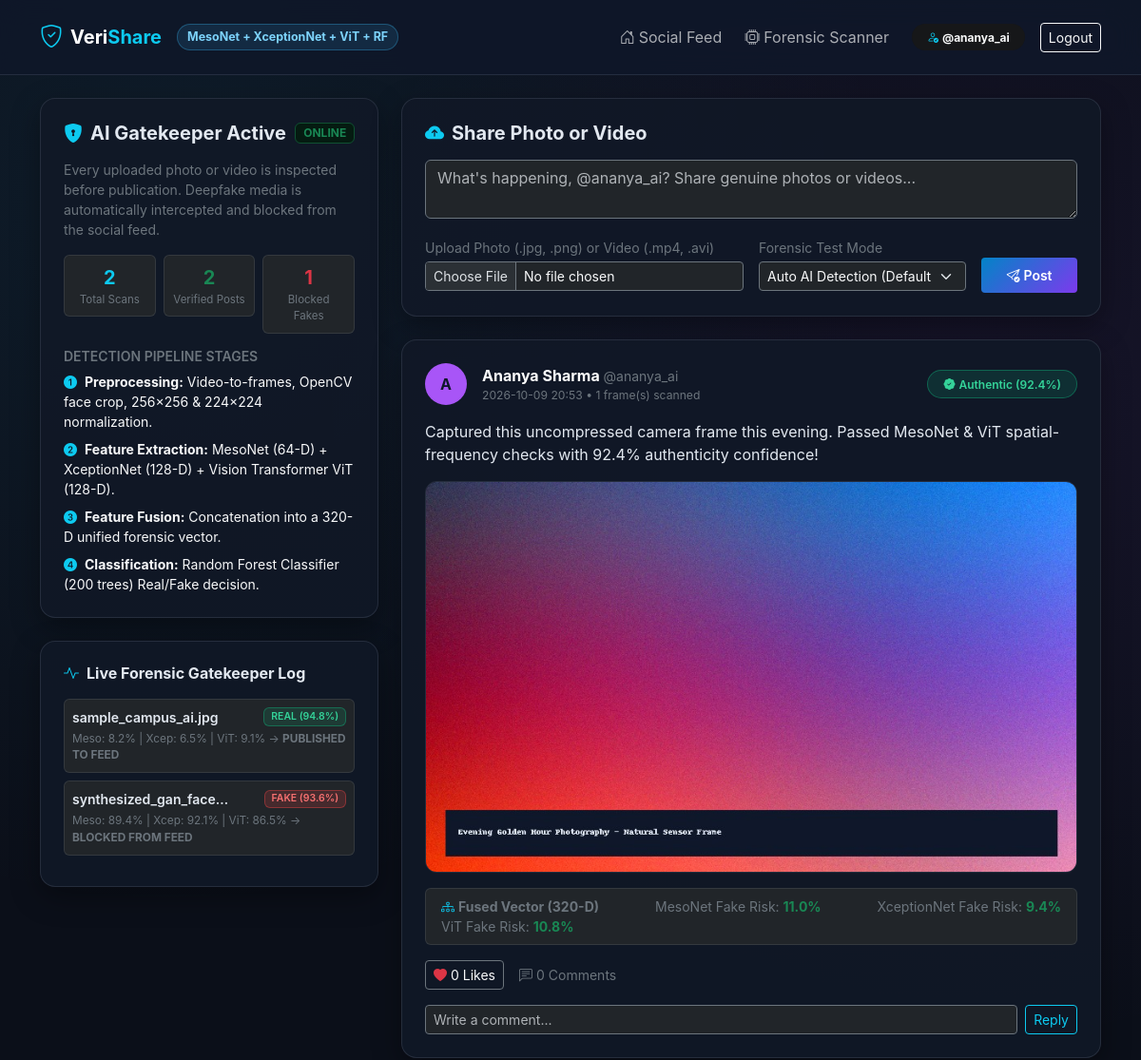
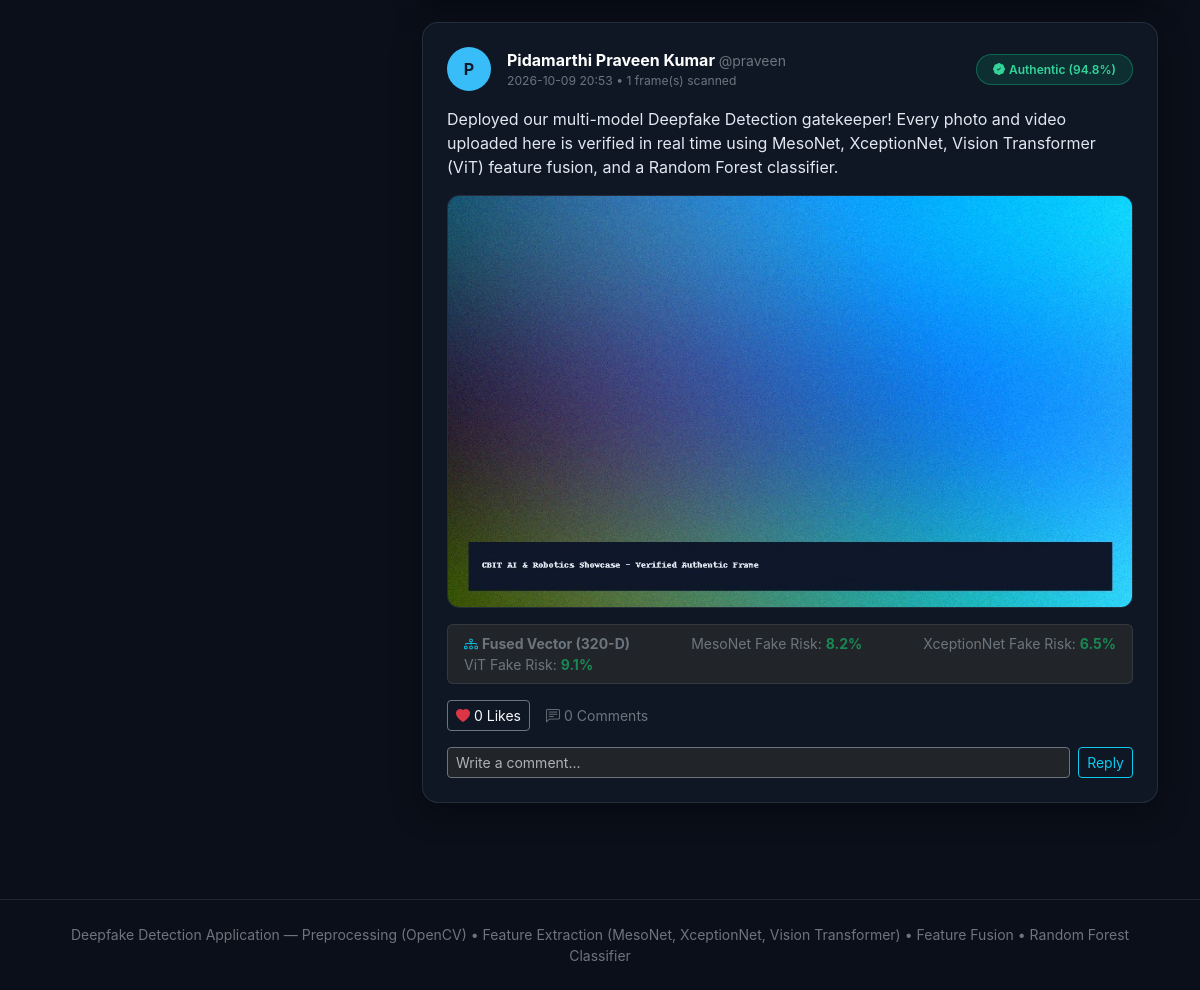
/ (signed in), run on the app's committed database (2 pictures, top to bottom).
### tables this page shows
CREATE TABLE users (
            id INTEGER PRIMARY KEY AUTOINCREMENT,
            username TEXT UNIQUE NOT NULL,
            full_name TEXT NOT NULL,
            email TEXT UNIQUE NOT NULL,
            password_hash TEXT NOT NULL,
            bio TEXT DEFAULT 'AI & ML Enthusiast | Sharing verified authentic media.',
            avatar_color TEXT DEFAULT '#38bdf8',
            created_at TEXT NOT NULL
        );

CREATE TABLE scan_logs (
            id INTEGER PRIMARY KEY AUTOINCREMENT,
            user_id INTEGER,
            filename TEXT NOT NULL,
            media_type TEXT NOT NULL,
            verdict TEXT NOT NULL,
            confidence REAL NOT NULL,
            meso_score REAL NOT NULL,
            xception_score REAL NOT NULL,
            vit_score REAL NOT NULL,
            action_taken TEXT NOT NULL,
            created_at TEXT NOT NULL
        );

CREATE TABLE posts (
            id INTEGER PRIMARY KEY AUTOINCREMENT,
            user_id INTEGER NOT NULL,
            caption TEXT NOT NULL,
            media_filename TEXT NOT NULL,
            media_type TEXT NOT NULL,
            authenticity_score REAL NOT NULL,
            meso_score REAL NOT NULL,
            xception_score REAL NOT NULL,
            vit_score REAL NOT NULL,
            frames_analyzed INTEGER DEFAULT 1,
            created_at TEXT NOT NULL,
            FOREIGN KEY (user_id) REFERENCES users (id)
        );

### app.py (the view)
@app.route("/")
def index():
    db = get_db()
    posts = db.execute(
        """
        SELECT p.*, u.username, u.full_name, u.avatar_color,
               (SELECT COUNT(*) FROM likes l WHERE l.post_id = p.id) AS like_count
        FROM posts p
        JOIN users u ON p.user_id = u.id
        ORDER BY p.id DESC
        """
    ).fetchall()
    comments_by_post = {}
    for p in posts:
        c_rows = db.execute(
            """
            SELECT c.*, u.username, u.full_name
            FROM comments c
            JOIN users u ON c.user_id = u.id
            WHERE c.post_id = ?
            ORDER BY c.id ASC
            """,
            (p["id"],),
        ).fetchall()
        comments_by_post[p["id"]] = c_rows
    recent_logs = db.execute(
        "SELECT * FROM scan_logs ORDER BY id DESC LIMIT 6"
    ).fetchall()
    stats = {
        "total_posts": db.execute("SELECT COUNT(*) as c FROM posts").fetchone()["c"],
        "blocked_fakes": db.execute("SELECT COUNT(*) as c FROM scan_logs WHERE verdict = 'FAKE'").fetchone()["c"],
        "total_scans": db.execute("SELECT COUNT(*) as c FROM scan_logs").fetchone()["c"],
    }
    last_rejection = session.pop("last_rejection", None)
    return render_template(
        "index.html",
        posts=posts,
        comments_by_post=comments_by_post,
        recent_logs=recent_logs,
        stats=stats,
        last_rejection=last_rejection,
    )

### app.py (called while the page is built)
def get_db():
    if "db" not in g:
        g.db = sqlite3.connect(DATABASE_PATH)
        g.db.row_factory = sqlite3.Row
    return g.db

@app.context_processor
def inject_current_user():
    user = None
    if "user_id" in session:
        db = get_db()
        user = db.execute("SELECT * FROM users WHERE id = ?", (session["user_id"],)).fetchone()
    return {"current_user": user}

### templates/index.html (shortened to what this page needs)
{% extends "base.html" %}
{% block content %}
<div class="row g-4">
  <div class="col-lg-4">
    <div class="card-cyber p-4 mb-4">
      <div class="d-flex align-items-center justify-content-between mb-3">
        <h5 class="fw-bold mb-0"><i class="bi bi-shield-lock-fill text-info me-2"></i>AI Gatekeeper Active</h5>
        <span class="badge bg-success-subtle text-success border border-success-subtle">ONLINE</span>
      </div>
      <p class="text-secondary small mb-3">
        Every uploaded photo or video is inspected before publication. Deepfake media is automatically intercepted and blocked from the social feed.
      </p>
      <div class="row g-2 text-center mb-3">
        <div class="col-4">
          <div class="p-2 rounded bg-dark border border-secondary border-opacity-25">
            <div class="fs-5 fw-bold text-info">{{ stats.total_scans }}</div>
            <div class="text-secondary" style="font-size:0.72rem;">Total Scans</div>
          </div>
        </div>
        <div class="col-4">
          <div class="p-2 rounded bg-dark border border-secondary border-opacity-25">
            <div class="fs-5 fw-bold text-success">{{ stats.total_posts }}</div>
            <div class="text-secondary" style="font-size:0.72rem;">Verified Posts</div>
          </div>
        </div>
        <div class="col-4">
          <div class="p-2 rounded bg-dark border border-secondary border-opacity-25">
            <div class="fs-5 fw-bold text-danger">{{ stats.blocked_fakes }}</div>
            <div class="text-secondary" style="font-size:0.72rem;">Blocked Fakes</div>
          </div>
        </div>
      </div>
      <h6 class="text-uppercase text-secondary fw-semibold small mt-3 mb-2">Detection Pipeline Stages</h6>
      <ul class="list-unstyled small text-light mb-0">
        <li class="mb-2"><i class="bi bi-1-circle-fill text-info me-2"></i><strong>Preprocessing:</strong> Video-to-frames, OpenCV face crop, 256&times;256 &amp; 224&times;224 normalization.</li>
        <li class="mb-2"><i class="bi bi-2-circle-fill text-info me-2"></i><strong>Feature Extraction:</strong> MesoNet (64-D) + XceptionNet (128-D) + Vision Transformer ViT (128-D).</li>
        <li class="mb-2"><i class="bi bi-3-circle-fill text-info me-2"></i><strong>Feature Fusion:</strong> Concatenation into a 320-D unified forensic vector.</li>
        <li><i class="bi bi-4-circle-fill text-info me-2"></i><strong>Classification:</strong> Random Forest Classifier (200 trees) Real/Fake decision.</li>
      </ul>
    </div>
    <div class="card-cyber p-4">
      <h6 class="fw-bold mb-3"><i class="bi bi-activity text-info me-2"></i>Live Forensic Gatekeeper Log</h6>
      {% for log in recent_logs %}
        <div class="p-2 mb-2 rounded bg-dark border border-secondary border-opacity-25 small">
          <div class="d-flex justify-content-between align-items-center">
            <span class="text-truncate fw-semibold" style="max-width: 170px;">{{ log.filename }}</span>
            {% if log.verdict == 'FAKE' %}
              <span class="badge badge-fake">FAKE ({{ log.confidence }}%)</span>
            {% else %}
              <span class="badge badge-verified">REAL ({{ log.confidence }}%)</span>
            {% endif %}
          </div>
          <div class="text-secondary mt-1" style="font-size: 0.74rem;">
            Meso: {{ log.meso_score }}% | Xcep: {{ log.xception_score }}% | ViT: {{ log.vit_score }}% &rarr; <strong>{{ log.action_taken }}</strong>
          </div>
        </div>
      {% endfor %}
    </div>
  </div>
  <div class="col-lg-8">
    <div class="card-cyber p-4 mb-4">
      <h5 class="fw-bold mb-3"><i class="bi bi-cloud-arrow-up-fill text-info me-2"></i>Share Photo or Video</h5>
      {% if current_user %}
        <form action="{{ url_for('create_post') }}" method="POST" enctype="multipart/form-data">
          <div class="mb-3">
            <textarea name="caption" class="form-control bg-dark text-light border-secondary" rows="2" placeholder="What's happening, @{{ current_user.username }}? Share genuine photos or videos..."></textarea>
          </div>
          <div class="row g-3 align-items-center">
            <div class="col-md-6">
              <label class="form-label small text-secondary mb-1">Upload Photo (.jpg, .png) or Video (.mp4, .avi)</label>
              <input type="file" name="media" class="form-control form-control-sm bg-dark text-light border-secondary" accept="image/*,video/*" required>
            </div>
            <div class="col-md-4">
              <label class="form-label small text-secondary mb-1">Forensic Test Mode</label>
              <select name="simulation_mode" class="form-select form-select-sm bg-dark text-light border-secondary">
                <option value="auto" selected>Auto AI Detection (Default)</option>
              </select>
            </div>
            <div class="col-md-2 d-grid">
              <label class="form-label small text-secondary mb-1 d-none d-md-block">&nbsp;</label>
              <button type="submit" class="btn btn-gradient btn-sm py-2">
                <i class="bi bi-send-check me-1"></i>Post
              </button>
            </div>
          </div>
        </form>
      {% endif %}
    </div>
    {% for post in posts %}
      <div class="card-cyber p-4 mb-4">
        <div class="d-flex align-items-center justify-content-between mb-3">
          <div class="d-flex align-items-center gap-3">
            <div class="avatar-circle" style="background: {{ post.avatar_color }};">
              {{ post.full_name[0] | upper }}
            </div>
            <div>
              <div class="fw-bold text-white">{{ post.full_name }} <span class="text-secondary fw-normal small">@{{ post.username }}</span></div>
              <div class="text-secondary" style="font-size: 0.76rem;">{{ post.created_at }} &bull; {{ post.frames_analyzed }} frame(s) scanned</div>
            </div>
          </div>
          <span class="badge badge-verified px-3 py-2 rounded-pill">
            <i class="bi bi-patch-check-fill me-1"></i>Authentic ({{ post.authenticity_score }}%)
          </span>
        </div>
        <p class="mb-3">{{ post.caption }}</p>
        <div class="mb-3">
          {% if post.media_type == 'video' %}
            <video class="post-media" controls>
              <source src="{{ url_for('static', filename='uploads/' ~ post.media_filename) }}">
            </video>
          {% else %}
            <img src="{{ url_for('static', filename='uploads/' ~ post.media_filename) }}" alt="Post media" class="post-media">
          {% endif %}
        </div>
        <div class="p-2 px-3 rounded bg-dark border border-secondary border-opacity-25 d-flex flex-wrap justify-content-between align-items-center small text-secondary mb-3">
          <span><i class="bi bi-diagram-3 text-info me-1"></i><strong>Fused Vector (320-D)</strong></span>
          <span>MesoNet Fake Risk: <strong class="text-success">{{ post.meso_score }}%</strong></span>
          <span>XceptionNet Fake Risk: <strong class="text-success">{{ post.xception_score }}%</strong></span>
          <span>ViT Fake Risk: <strong class="text-success">{{ post.vit_score }}%</strong></span>
        </div>
        <div class="d-flex align-items-center gap-3 mb-3">
          <form action="{{ url_for('toggle_like', post_id=post.id) }}" method="POST" class="d-inline">
            <button type="submit" class="btn btn-outline-secondary btn-sm text-light">
              <i class="bi bi-heart-fill text-danger me-1"></i>{{ post.like_count }} Likes
            </button>
          </form>
          <span class="text-secondary small">
            <i class="bi bi-chat-left-text me-1"></i>{{ comments_by_post[post.id] | length }} Comments
          </span>
        </div>
        {% if current_user %}
          <form action="{{ url_for('add_comment', post_id=post.id) }}" method="POST" class="d-flex gap-2 mt-2">
            <input type="text" name="content" class="form-control form-control-sm bg-dark text-light border-secondary" placeholder="Write a comment..." required>
            <button type="submit" class="btn btn-outline-info btn-sm">Reply</button>
          </form>
        {% endif %}
      </div>
    {% endfor %}
  </div>
</div>
{% endblock %}

### templates/base.html (shortened to what this page needs)
<!DOCTYPE html>
<html lang="en" data-bs-theme="dark">
<head>
  <link href="https://cdn.jsdelivr.net/npm/bootstrap@5.3.3/dist/css/bootstrap.min.css" rel="stylesheet">
  <link href="https://cdn.jsdelivr.net/npm/bootstrap-icons@1.11.3/font/bootstrap-icons.min.css" rel="stylesheet">
</head>
<body>
  <nav class="navbar navbar-expand-lg navbar-glass sticky-top py-3">
    <div class="container">
      <a class="navbar-brand fw-bold d-flex align-items-center gap-2 text-white" href="{{ url_for('index') }}">
        <i class="bi bi-shield-check text-info fs-4"></i>
        <span>Veri<span class="text-info">Share</span></span>
        <span class="pipeline-pill ms-2 d-none d-md-inline">MesoNet + XceptionNet + ViT + RF</span>
      </a>
      <div class="collapse navbar-collapse" id="mainNav">
        <ul class="navbar-nav ms-auto align-items-lg-center gap-2">
          <li class="nav-item">
            <a class="nav-link" href="{{ url_for('index') }}"><i class="bi bi-house-door me-1"></i>Social Feed</a>
          </li>
          <li class="nav-item">
            <a class="nav-link" href="{{ url_for('forensic_scanner') }}"><i class="bi bi-cpu me-1"></i>Forensic Scanner</a>
          </li>
          {% if current_user %}
            <li class="nav-item ms-lg-2">
              <span class="badge bg-secondary-subtle text-light px-3 py-2 rounded-pill">
                <i class="bi bi-person-check text-info me-1"></i>@{{ current_user.username }}
              </span>
            </li>
            <li class="nav-item">
              <a class="btn btn-outline-light btn-sm ms-lg-2" href="{{ url_for('logout') }}">Logout</a>
            </li>
          {% endif %}
        </ul>
      </div>
    </div>
  </nav>
  <main class="container py-4">
    {% block content %}{% endblock %}
  </main>
  <footer class="border-top border-secondary border-opacity-25 py-4 mt-5 text-center text-secondary small">
    <div class="container">
      Deepfake Detection Application &mdash; Preprocessing (OpenCV) &bull; Feature Extraction (MesoNet, XceptionNet, Vision Transformer) &bull; Feature Fusion &bull; Random Forest Classifier
    </div>
  </footer>
</body>
</html>

### templates/base.html (style rules this page uses)
:root { --bg-main: #0b0f19; --bg-card: #111827; --bg-elevated: #1e293b; --accent-cyan: #38bdf8; --accent-purple: #a855f7; --accent-green: #10b981; --accent-red: #ef4444; --border-subtle: rgba(148, 163, 184, 0.16); }
body { background: radial-gradient(circle at 15% 10%, rgba(56, 189, 248, 0.08), transparent 35%), radial-gradient(circle at 85% 20%, rgba(168, 85, 247, 0.08), transparent 35%), var(--bg-main); color: #e2e8f0; font-family: 'Inter', system-ui, -apple-system, sans-serif; min-height: 100vh; }
.navbar-glass { background: rgba(15, 23, 42, 0.88); backdrop-filter: blur(14px); border-bottom: 1px solid var(--border-subtle); }
.card-cyber { background: rgba(17, 24, 39, 0.92); border: 1px solid var(--border-subtle); border-radius: 16px; box-shadow: 0 10px 30px rgba(0, 0, 0, 0.35); }
.badge-verified { background: rgba(16, 185, 129, 0.15); color: #34d399; border: 1px solid rgba(16, 185, 129, 0.4); font-weight: 600; }
.badge-fake { background: rgba(239, 68, 68, 0.18); color: #f87171; border: 1px solid rgba(239, 68, 68, 0.4); font-weight: 600; }
.avatar-circle { width: 44px; height: 44px; border-radius: 50%; display: inline-flex; align-items: center; justify-content: center; font-weight: 700; color: #0f172a; flex-shrink: 0; }
.pipeline-pill { font-size: 0.78rem; padding: 4px 10px; border-radius: 999px; background: rgba(56, 189, 248, 0.12); border: 1px solid rgba(56, 189, 248, 0.3); color: #7dd3fc; }
.post-media { width: 100%; max-height: 460px; object-fit: cover; border-radius: 12px; border: 1px solid var(--border-subtle); }
.btn-gradient { background: linear-gradient(135deg, #0284c7, #7c3aed); border: none; color: #fff; font-weight: 600; }

### data on the page
users: username "ananya_ai", caption "What's happening, @ananya_ai? Share genuine photos or videos..."
scan_logs: filename "sample_campus_ai.jpg", confidence "94.8", meso_score "8.2", xception_score "6.5", vit_score "9.1", action_taken "PUBLISHED TO FEED"
scan_logs: filename "synthesized_gan_face…", confidence "93.6", meso_score "89.4", xception_score "92.1", vit_score "86.5", action_taken "BLOCKED FROM FEED"
posts: full_name "A", full_name "Ananya Sharma", username "ananya_ai", created_at "2026-10-09 20:53", frames_analyzed "1", authenticity_score "92.4", caption "Captured this uncompressed camera frame this evening. Passed MesoNet & ViT spatial-frequency checks with 92.4% authenticity confidence!", media_filename (picture), meso_score "11.0", xception_score "9.4", vit_score "10.8", like_count "0", comments_by_post "0"
posts: full_name "P", full_name "Pidamarthi Praveen Kumar", username "praveen", created_at "2026-10-09 20:53", frames_analyzed "1", authenticity_score "94.8", caption "Deployed our multi-model Deepfake Detection gatekeeper! Every photo and video uploaded here is verified in real time using MesoNet, XceptionNet, Vision Transformer (ViT) feature fusion, and a Random Forest classifier.", media_filename (picture), meso_score "8.2", xception_score "6.5", vit_score "9.1", like_count "0", comments_by_post "0"

### other printed values
{{ stats.total_scans }} "2"
{{ stats.total_posts }} "2"
{{ stats.blocked_fakes }} "1"
